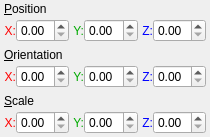
<?xml version="1.0" encoding="UTF-8"?>
<ui version="4.0">
 <class>PropTransform</class>
 <widget class="QWidget" name="PropTransform">
  <property name="geometry">
   <rect>
    <x>0</x>
    <y>0</y>
    <width>210</width>
    <height>137</height>
   </rect>
  </property>
  <property name="sizePolicy">
   <sizepolicy hsizetype="Ignored" vsizetype="Preferred">
    <horstretch>0</horstretch>
    <verstretch>0</verstretch>
   </sizepolicy>
  </property>
  <property name="minimumSize">
   <size>
    <width>210</width>
    <height>137</height>
   </size>
  </property>
  <property name="maximumSize">
   <size>
    <width>16777215</width>
    <height>137</height>
   </size>
  </property>
  <property name="windowTitle">
   <string>PropTransform</string>
  </property>
  <layout class="QVBoxLayout" name="verticalLayout_4">
   <property name="spacing">
    <number>4</number>
   </property>
   <property name="leftMargin">
    <number>4</number>
   </property>
   <property name="topMargin">
    <number>0</number>
   </property>
   <property name="rightMargin">
    <number>4</number>
   </property>
   <property name="bottomMargin">
    <number>0</number>
   </property>
   <item>
    <layout class="QVBoxLayout" name="verticalLayout">
     <property name="spacing">
      <number>4</number>
     </property>
     <item>
      <widget class="QLabel" name="label">
       <property name="maximumSize">
        <size>
         <width>16777215</width>
         <height>13</height>
        </size>
       </property>
       <property name="text">
        <string>&amp;Position</string>
       </property>
       <property name="buddy">
        <cstring>PosX</cstring>
       </property>
      </widget>
     </item>
     <item>
      <layout class="QHBoxLayout" name="horizontalLayout_4">
       <property name="spacing">
        <number>4</number>
       </property>
       <item>
        <layout class="QHBoxLayout" name="horizontalLayout">
         <property name="spacing">
          <number>0</number>
         </property>
         <item>
          <widget class="QLabel" name="label_2">
           <property name="sizePolicy">
            <sizepolicy hsizetype="Fixed" vsizetype="Preferred">
             <horstretch>0</horstretch>
             <verstretch>0</verstretch>
            </sizepolicy>
           </property>
           <property name="palette">
            <palette>
             <active>
              <colorrole role="WindowText">
               <brush brushstyle="SolidPattern">
                <color alpha="255">
                 <red>255</red>
                 <green>0</green>
                 <blue>0</blue>
                </color>
               </brush>
              </colorrole>
             </active>
             <inactive>
              <colorrole role="WindowText">
               <brush brushstyle="SolidPattern">
                <color alpha="255">
                 <red>255</red>
                 <green>0</green>
                 <blue>0</blue>
                </color>
               </brush>
              </colorrole>
             </inactive>
             <disabled>
              <colorrole role="WindowText">
               <brush brushstyle="SolidPattern">
                <color alpha="255">
                 <red>120</red>
                 <green>120</green>
                 <blue>120</blue>
                </color>
               </brush>
              </colorrole>
             </disabled>
            </palette>
           </property>
           <property name="text">
            <string>X:</string>
           </property>
           <property name="alignment">
            <set>Qt::AlignRight|Qt::AlignTrailing|Qt::AlignVCenter</set>
           </property>
           <property name="indent">
            <number>0</number>
           </property>
           <property name="buddy">
            <cstring>PosX</cstring>
           </property>
          </widget>
         </item>
         <item>
          <widget class="QDoubleSpinBox" name="PosX"/>
         </item>
        </layout>
       </item>
       <item>
        <layout class="QHBoxLayout" name="horizontalLayout_2">
         <property name="spacing">
          <number>0</number>
         </property>
         <property name="leftMargin">
          <number>0</number>
         </property>
         <item>
          <widget class="QLabel" name="label_3">
           <property name="sizePolicy">
            <sizepolicy hsizetype="Fixed" vsizetype="Preferred">
             <horstretch>0</horstretch>
             <verstretch>0</verstretch>
            </sizepolicy>
           </property>
           <property name="palette">
            <palette>
             <active>
              <colorrole role="WindowText">
               <brush brushstyle="SolidPattern">
                <color alpha="255">
                 <red>0</red>
                 <green>170</green>
                 <blue>0</blue>
                </color>
               </brush>
              </colorrole>
             </active>
             <inactive>
              <colorrole role="WindowText">
               <brush brushstyle="SolidPattern">
                <color alpha="255">
                 <red>0</red>
                 <green>170</green>
                 <blue>0</blue>
                </color>
               </brush>
              </colorrole>
             </inactive>
             <disabled>
              <colorrole role="WindowText">
               <brush brushstyle="SolidPattern">
                <color alpha="255">
                 <red>120</red>
                 <green>120</green>
                 <blue>120</blue>
                </color>
               </brush>
              </colorrole>
             </disabled>
            </palette>
           </property>
           <property name="text">
            <string>Y:</string>
           </property>
           <property name="alignment">
            <set>Qt::AlignRight|Qt::AlignTrailing|Qt::AlignVCenter</set>
           </property>
           <property name="margin">
            <number>0</number>
           </property>
           <property name="indent">
            <number>0</number>
           </property>
           <property name="buddy">
            <cstring>PosY</cstring>
           </property>
          </widget>
         </item>
         <item>
          <widget class="QDoubleSpinBox" name="PosY"/>
         </item>
        </layout>
       </item>
       <item>
        <layout class="QHBoxLayout" name="horizontalLayout_3">
         <property name="spacing">
          <number>0</number>
         </property>
         <item>
          <widget class="QLabel" name="label_4">
           <property name="sizePolicy">
            <sizepolicy hsizetype="Fixed" vsizetype="Preferred">
             <horstretch>0</horstretch>
             <verstretch>0</verstretch>
            </sizepolicy>
           </property>
           <property name="palette">
            <palette>
             <active>
              <colorrole role="WindowText">
               <brush brushstyle="SolidPattern">
                <color alpha="255">
                 <red>0</red>
                 <green>0</green>
                 <blue>255</blue>
                </color>
               </brush>
              </colorrole>
             </active>
             <inactive>
              <colorrole role="WindowText">
               <brush brushstyle="SolidPattern">
                <color alpha="255">
                 <red>0</red>
                 <green>0</green>
                 <blue>255</blue>
                </color>
               </brush>
              </colorrole>
             </inactive>
             <disabled>
              <colorrole role="WindowText">
               <brush brushstyle="SolidPattern">
                <color alpha="255">
                 <red>120</red>
                 <green>120</green>
                 <blue>120</blue>
                </color>
               </brush>
              </colorrole>
             </disabled>
            </palette>
           </property>
           <property name="text">
            <string>Z:</string>
           </property>
           <property name="alignment">
            <set>Qt::AlignRight|Qt::AlignTrailing|Qt::AlignVCenter</set>
           </property>
           <property name="indent">
            <number>0</number>
           </property>
           <property name="buddy">
            <cstring>PosZ</cstring>
           </property>
          </widget>
         </item>
         <item>
          <widget class="QDoubleSpinBox" name="PosZ"/>
         </item>
        </layout>
       </item>
      </layout>
     </item>
    </layout>
   </item>
   <item>
    <layout class="QVBoxLayout" name="verticalLayout_2">
     <property name="spacing">
      <number>4</number>
     </property>
     <item>
      <widget class="QLabel" name="label_5">
       <property name="maximumSize">
        <size>
         <width>16777215</width>
         <height>13</height>
        </size>
       </property>
       <property name="text">
        <string>&amp;Orientation</string>
       </property>
       <property name="buddy">
        <cstring>RotX</cstring>
       </property>
      </widget>
     </item>
     <item>
      <layout class="QHBoxLayout" name="horizontalLayout_5">
       <property name="spacing">
        <number>4</number>
       </property>
       <item>
        <layout class="QHBoxLayout" name="horizontalLayout_6">
         <property name="spacing">
          <number>0</number>
         </property>
         <item>
          <widget class="QLabel" name="label_6">
           <property name="sizePolicy">
            <sizepolicy hsizetype="Fixed" vsizetype="Preferred">
             <horstretch>0</horstretch>
             <verstretch>0</verstretch>
            </sizepolicy>
           </property>
           <property name="palette">
            <palette>
             <active>
              <colorrole role="WindowText">
               <brush brushstyle="SolidPattern">
                <color alpha="255">
                 <red>255</red>
                 <green>0</green>
                 <blue>0</blue>
                </color>
               </brush>
              </colorrole>
             </active>
             <inactive>
              <colorrole role="WindowText">
               <brush brushstyle="SolidPattern">
                <color alpha="255">
                 <red>255</red>
                 <green>0</green>
                 <blue>0</blue>
                </color>
               </brush>
              </colorrole>
             </inactive>
             <disabled>
              <colorrole role="WindowText">
               <brush brushstyle="SolidPattern">
                <color alpha="255">
                 <red>120</red>
                 <green>120</green>
                 <blue>120</blue>
                </color>
               </brush>
              </colorrole>
             </disabled>
            </palette>
           </property>
           <property name="text">
            <string>X:</string>
           </property>
           <property name="alignment">
            <set>Qt::AlignRight|Qt::AlignTrailing|Qt::AlignVCenter</set>
           </property>
           <property name="indent">
            <number>0</number>
           </property>
           <property name="buddy">
            <cstring>RotX</cstring>
           </property>
          </widget>
         </item>
         <item>
          <widget class="QDoubleSpinBox" name="RotX"/>
         </item>
        </layout>
       </item>
       <item>
        <layout class="QHBoxLayout" name="horizontalLayout_7">
         <property name="spacing">
          <number>0</number>
         </property>
         <property name="leftMargin">
          <number>0</number>
         </property>
         <item>
          <widget class="QLabel" name="label_7">
           <property name="sizePolicy">
            <sizepolicy hsizetype="Fixed" vsizetype="Preferred">
             <horstretch>0</horstretch>
             <verstretch>0</verstretch>
            </sizepolicy>
           </property>
           <property name="palette">
            <palette>
             <active>
              <colorrole role="WindowText">
               <brush brushstyle="SolidPattern">
                <color alpha="255">
                 <red>0</red>
                 <green>170</green>
                 <blue>0</blue>
                </color>
               </brush>
              </colorrole>
             </active>
             <inactive>
              <colorrole role="WindowText">
               <brush brushstyle="SolidPattern">
                <color alpha="255">
                 <red>0</red>
                 <green>170</green>
                 <blue>0</blue>
                </color>
               </brush>
              </colorrole>
             </inactive>
             <disabled>
              <colorrole role="WindowText">
               <brush brushstyle="SolidPattern">
                <color alpha="255">
                 <red>120</red>
                 <green>120</green>
                 <blue>120</blue>
                </color>
               </brush>
              </colorrole>
             </disabled>
            </palette>
           </property>
           <property name="text">
            <string>Y:</string>
           </property>
           <property name="alignment">
            <set>Qt::AlignRight|Qt::AlignTrailing|Qt::AlignVCenter</set>
           </property>
           <property name="margin">
            <number>0</number>
           </property>
           <property name="indent">
            <number>0</number>
           </property>
           <property name="buddy">
            <cstring>RotY</cstring>
           </property>
          </widget>
         </item>
         <item>
          <widget class="QDoubleSpinBox" name="RotY"/>
         </item>
        </layout>
       </item>
       <item>
        <layout class="QHBoxLayout" name="horizontalLayout_8">
         <property name="spacing">
          <number>0</number>
         </property>
         <item>
          <widget class="QLabel" name="label_8">
           <property name="sizePolicy">
            <sizepolicy hsizetype="Fixed" vsizetype="Preferred">
             <horstretch>0</horstretch>
             <verstretch>0</verstretch>
            </sizepolicy>
           </property>
           <property name="palette">
            <palette>
             <active>
              <colorrole role="WindowText">
               <brush brushstyle="SolidPattern">
                <color alpha="255">
                 <red>0</red>
                 <green>0</green>
                 <blue>255</blue>
                </color>
               </brush>
              </colorrole>
             </active>
             <inactive>
              <colorrole role="WindowText">
               <brush brushstyle="SolidPattern">
                <color alpha="255">
                 <red>0</red>
                 <green>0</green>
                 <blue>255</blue>
                </color>
               </brush>
              </colorrole>
             </inactive>
             <disabled>
              <colorrole role="WindowText">
               <brush brushstyle="SolidPattern">
                <color alpha="255">
                 <red>120</red>
                 <green>120</green>
                 <blue>120</blue>
                </color>
               </brush>
              </colorrole>
             </disabled>
            </palette>
           </property>
           <property name="text">
            <string>Z:</string>
           </property>
           <property name="alignment">
            <set>Qt::AlignRight|Qt::AlignTrailing|Qt::AlignVCenter</set>
           </property>
           <property name="indent">
            <number>0</number>
           </property>
           <property name="buddy">
            <cstring>RotZ</cstring>
           </property>
          </widget>
         </item>
         <item>
          <widget class="QDoubleSpinBox" name="RotZ"/>
         </item>
        </layout>
       </item>
      </layout>
     </item>
    </layout>
   </item>
   <item>
    <layout class="QVBoxLayout" name="verticalLayout_3">
     <property name="spacing">
      <number>4</number>
     </property>
     <item>
      <widget class="QLabel" name="label_9">
       <property name="maximumSize">
        <size>
         <width>16777215</width>
         <height>13</height>
        </size>
       </property>
       <property name="text">
        <string>&amp;Scale</string>
       </property>
       <property name="buddy">
        <cstring>ScaleX</cstring>
       </property>
      </widget>
     </item>
     <item>
      <layout class="QHBoxLayout" name="horizontalLayout_9">
       <property name="spacing">
        <number>4</number>
       </property>
       <item>
        <layout class="QHBoxLayout" name="horizontalLayout_10">
         <property name="spacing">
          <number>0</number>
         </property>
         <item>
          <widget class="QLabel" name="label_10">
           <property name="sizePolicy">
            <sizepolicy hsizetype="Fixed" vsizetype="Preferred">
             <horstretch>0</horstretch>
             <verstretch>0</verstretch>
            </sizepolicy>
           </property>
           <property name="palette">
            <palette>
             <active>
              <colorrole role="WindowText">
               <brush brushstyle="SolidPattern">
                <color alpha="255">
                 <red>255</red>
                 <green>0</green>
                 <blue>0</blue>
                </color>
               </brush>
              </colorrole>
             </active>
             <inactive>
              <colorrole role="WindowText">
               <brush brushstyle="SolidPattern">
                <color alpha="255">
                 <red>255</red>
                 <green>0</green>
                 <blue>0</blue>
                </color>
               </brush>
              </colorrole>
             </inactive>
             <disabled>
              <colorrole role="WindowText">
               <brush brushstyle="SolidPattern">
                <color alpha="255">
                 <red>120</red>
                 <green>120</green>
                 <blue>120</blue>
                </color>
               </brush>
              </colorrole>
             </disabled>
            </palette>
           </property>
           <property name="text">
            <string>X:</string>
           </property>
           <property name="alignment">
            <set>Qt::AlignRight|Qt::AlignTrailing|Qt::AlignVCenter</set>
           </property>
           <property name="indent">
            <number>0</number>
           </property>
           <property name="buddy">
            <cstring>ScaleX</cstring>
           </property>
          </widget>
         </item>
         <item>
          <widget class="QDoubleSpinBox" name="ScaleX"/>
         </item>
        </layout>
       </item>
       <item>
        <layout class="QHBoxLayout" name="horizontalLayout_11">
         <property name="spacing">
          <number>0</number>
         </property>
         <property name="leftMargin">
          <number>0</number>
         </property>
         <item>
          <widget class="QLabel" name="label_11">
           <property name="sizePolicy">
            <sizepolicy hsizetype="Fixed" vsizetype="Preferred">
             <horstretch>0</horstretch>
             <verstretch>0</verstretch>
            </sizepolicy>
           </property>
           <property name="palette">
            <palette>
             <active>
              <colorrole role="WindowText">
               <brush brushstyle="SolidPattern">
                <color alpha="255">
                 <red>0</red>
                 <green>170</green>
                 <blue>0</blue>
                </color>
               </brush>
              </colorrole>
             </active>
             <inactive>
              <colorrole role="WindowText">
               <brush brushstyle="SolidPattern">
                <color alpha="255">
                 <red>0</red>
                 <green>170</green>
                 <blue>0</blue>
                </color>
               </brush>
              </colorrole>
             </inactive>
             <disabled>
              <colorrole role="WindowText">
               <brush brushstyle="SolidPattern">
                <color alpha="255">
                 <red>120</red>
                 <green>120</green>
                 <blue>120</blue>
                </color>
               </brush>
              </colorrole>
             </disabled>
            </palette>
           </property>
           <property name="text">
            <string>Y:</string>
           </property>
           <property name="alignment">
            <set>Qt::AlignRight|Qt::AlignTrailing|Qt::AlignVCenter</set>
           </property>
           <property name="margin">
            <number>0</number>
           </property>
           <property name="indent">
            <number>0</number>
           </property>
           <property name="buddy">
            <cstring>ScaleY</cstring>
           </property>
          </widget>
         </item>
         <item>
          <widget class="QDoubleSpinBox" name="ScaleY"/>
         </item>
        </layout>
       </item>
       <item>
        <layout class="QHBoxLayout" name="horizontalLayout_12">
         <property name="spacing">
          <number>0</number>
         </property>
         <item>
          <widget class="QLabel" name="label_12">
           <property name="sizePolicy">
            <sizepolicy hsizetype="Fixed" vsizetype="Preferred">
             <horstretch>0</horstretch>
             <verstretch>0</verstretch>
            </sizepolicy>
           </property>
           <property name="palette">
            <palette>
             <active>
              <colorrole role="WindowText">
               <brush brushstyle="SolidPattern">
                <color alpha="255">
                 <red>0</red>
                 <green>0</green>
                 <blue>255</blue>
                </color>
               </brush>
              </colorrole>
             </active>
             <inactive>
              <colorrole role="WindowText">
               <brush brushstyle="SolidPattern">
                <color alpha="255">
                 <red>0</red>
                 <green>0</green>
                 <blue>255</blue>
                </color>
               </brush>
              </colorrole>
             </inactive>
             <disabled>
              <colorrole role="WindowText">
               <brush brushstyle="SolidPattern">
                <color alpha="255">
                 <red>120</red>
                 <green>120</green>
                 <blue>120</blue>
                </color>
               </brush>
              </colorrole>
             </disabled>
            </palette>
           </property>
           <property name="text">
            <string>Z:</string>
           </property>
           <property name="alignment">
            <set>Qt::AlignRight|Qt::AlignTrailing|Qt::AlignVCenter</set>
           </property>
           <property name="indent">
            <number>0</number>
           </property>
           <property name="buddy">
            <cstring>ScaleZ</cstring>
           </property>
          </widget>
         </item>
         <item>
          <widget class="QDoubleSpinBox" name="ScaleZ"/>
         </item>
        </layout>
       </item>
      </layout>
     </item>
    </layout>
   </item>
  </layout>
 </widget>
 <layoutdefault spacing="6" margin="11"/>
 <resources/>
 <connections/>
</ui>
